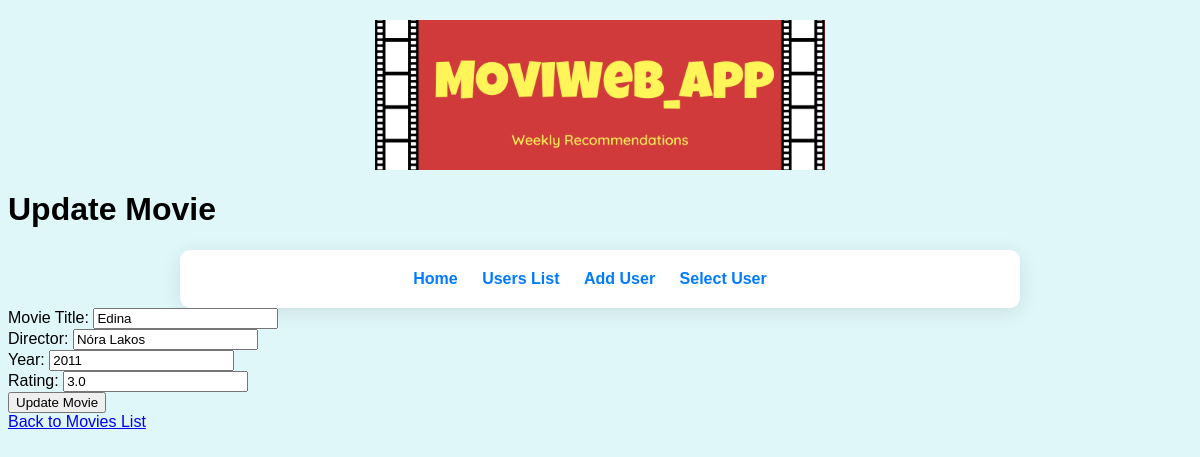
The page /users/2/update_movie/26 on the database its author committed.
### modelsDB.py (models this page shows)
class Movie(db.Model):
    id = db.Column(db.Integer, primary_key=True)
    name = db.Column(db.String(100), nullable=False)
    director = db.Column(db.String(100), nullable=False)
    year = db.Column(db.Integer, nullable=False)
    rating = db.Column(db.Float, nullable=False)
    user_id = db.Column(db.Integer, db.ForeignKey('user.id'), nullable=False)

### app.py (the view, shortened to what this page needs)
    @app.route('/users/<int:user_id>/update_movie/<int:movie_id>', methods=['GET', 'POST'])
    def update_movie(user_id, movie_id):
        movie = data_manager.get_movie(movie_id)
        if movie is None:
            return "Movie is not found", 404
        return render_template('update_movie.html', movie=movie, user_id=user_id)

### datamanager/sqlite_data_manager.py (called while the page is built)
    def get_movie(self, movie_id):
        with current_app.app_context():
            movie = Movie.query.get(movie_id)
            return movie if movie else None

### templates/update_movie.html (shortened to what this page needs)
<!DOCTYPE html>
<html lang="en">
<head>
    <link rel="stylesheet" href="{{ url_for('static', filename='styles.css') }}">
</head>
<body>
<header>
    <img src="{{ url_for('static', filename='header_logo.png') }}" alt="Header Logo" class="header-logo">
</header>
    <h1>Update Movie</h1>
    <div class="nav-container">
        <nav>
            <ul class="nav-list">
                <li><a href="{{ url_for('home') }}">Home</a></li>
                    <li><a href="{{ url_for('list_users') }}">Users List</a></li>
                    <li><a href="{{ url_for('add_user') }}">Add User</a></li>
                    <li><a href="{{ url_for('select_user') }}">Select User</a></li>
            </ul>
        </nav>
    </div>
    <form method="post" action="{{ url_for('update_movie', user_id=user_id, movie_id=movie.id) }}">
        <label for="title">Movie Title:</label>
        <input type="text" id="title" name="title" value="{{ movie.name }}" required><br>
        <label for="director">Director:</label>
        <input type="text" id="director" name="director" value="{{ movie.director }}" required><br>
        <label for="year">Year:</label>
        <input type="number" id="year" name="year" value="{{ movie.year }}" required><br>
        <label for="rating">Rating:</label>
        <input type="number" id="rating" name="rating" value="{{ movie.rating }}" step="0.1" required><br>
        <button type="submit">Update Movie</button>
    </form>
    <a href="{{ url_for('user_movies', user_id=user_id) }}">Back to Movies List</a>
</body>
</html>

### static/styles.css (style rules this page uses)
body { font-family: Arial, sans-serif; background-color: #e0f7fa; }
header { text-align: center; margin: 20px 0; }
.header-logo { max-width: 450px; height: auto; display: block; margin: 0 auto; }
.nav-container { background-color: #fff; padding: 20px; border-radius: 10px; box-shadow: 0 4px 20px rgba(0, 0, 0, 0.1); max-width: 800px; margin: 0 auto; transition: transform 0.3s; }
.nav-list { list-style-type: none; padding: 0; margin: 0; text-align: center; }
.nav-list li { display: inline; margin-right: 20px; }
.nav-list li a { text-decoration: none; color: #007BFF; font-weight: bold; }

### rows shown on the page
Movie: title "Edina", director "Nóra Lakos", year "2011", rating "3.0"
